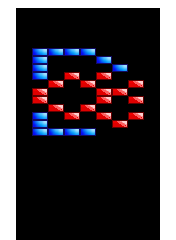

A level layout from a 2D game, rendered from its tile map. Below: a short description, then the map file with tile-grid data replaced by summaries:
An orthogonal 11x30 tile map with 16x8 px tiles, 1 tile layer (graphic) and 36 objects.

<map version="1.0" orientation="orthogonal" width="11" height="30" tilewidth="16" tileheight="8">
 <tileset firstgid="1" name="TestStage" tilewidth="16" tileheight="8">
  <image source="brick_image.png" width="320" height="160" />
 </tileset>
 <layer name="graphic" width="11" height="30">
  <data>[330 cells, 101 non-empty, 3 distinct tile ids]</data>
 </layer>
 <objectgroup name="brick" width="11" height="30">
  <object x="240" y="66" height="1" />
  <object x="32" y="88" width="16" height="8" />
  <object x="32" y="96" width="16" height="8" />
  <object x="48" y="80" width="16" height="8" />
  <object x="64" y="72" width="16" height="8" />
  <object x="48" y="104" width="16" height="8" />
  <object x="64" y="112" width="16" height="8" />
  <object x="80" y="104" width="16" height="8" />
  <object x="96" y="96" width="16" height="8" />
  <object x="96" y="88" width="16" height="8" />
  <object x="80" y="80" width="16" height="8" />
  <object x="112" y="88" width="16" height="8" />
  <object x="128" y="80" width="16" height="8" />
  <object x="128" y="96" width="16" height="8" />
  <object x="96" y="72" width="16" height="8" />
  <object x="96" y="112" width="16" height="8" />
  <object x="112" y="120" width="16" height="8" />
  <object x="128" y="112" width="16" height="8" />
  <object x="112" y="64" width="16" height="8" />
  <object x="96" y="56" width="16" height="8" />
  <object x="80" y="48" width="16" height="8" />
  <object x="64" y="48" width="16" height="8" />
  <object x="48" y="48" width="16" height="8" />
  <object x="32" y="48" width="16" height="8" />
  <object x="32" y="56" width="16" height="8" />
  <object x="32" y="64" width="16" height="8" />
  <object x="32" y="72" width="16" height="8" />
  <object x="32" y="112" width="16" height="8" />
  <object x="32" y="120" width="16" height="8" />
  <object x="32" y="128" width="16" height="8" />
  <object x="48" y="128" width="16" height="8" />
  <object x="64" y="128" width="16" height="8" />
  <object x="80" y="128" width="16" height="8" />
 </objectgroup>
 <objectgroup name="wall" width="11" height="30">
  <object x="160" y="0" width="16" height="240" />
  <object x="0" y="0" width="16" height="240" />
  <object x="16" y="0" width="144" height="8" />
 </objectgroup>
</map>